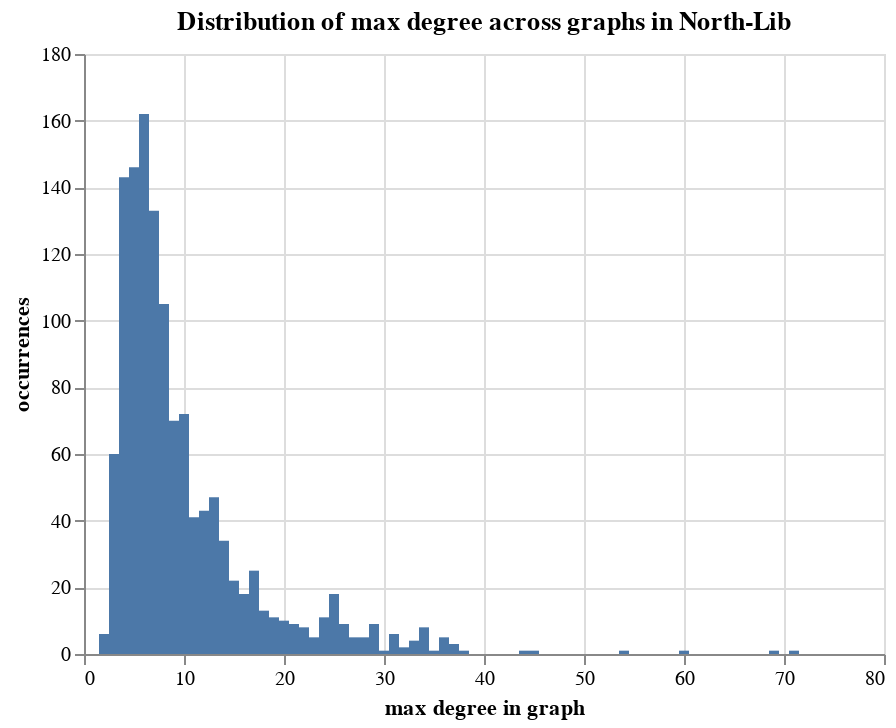

Notebook code for this chart:
### Code cell
avgdegrees = {}
for g in arrstats:
    curmax = 0
    for deg in g['degree']:
        if deg[1] > curmax:
            curmax = deg[1]
    if curmax not in avgdegrees:
        avgdegrees[curmax] = 1
    else: avgdegrees[curmax] += 1

source = pd.DataFrame({
    'max degree in graph': list(avgdegrees.keys()),
    'occurrences': list(avgdegrees.values())
})

alt.Chart(source, title="Distribution of max degree across graphs in North-Lib").mark_bar().encode(
    x='max degree in graph',
    y='occurrences'
)

### Figure 1 — Vega-Lite specification as saved in the notebook (floating-point values rounded to 4 significant figures)
{"config": {"view": {"continuousWidth": 400, "continuousHeight": 300}}, "data": {"name": "data-6e7a943e744919b66d31e25434bedee1"}, "mark": "bar", "encoding": {"x": {"field": "max degree in graph", "type": "quantitative"}, "y": {"field": "occurrences", "type": "quantitative"}}, "title": "Distribution of max degree across graphs in North-Lib", "$schema": "https://vega.github.io/schema/vega-lite/v4.17.0.json", "datasets": {"data-6e7a943e744919b66d31e25434bedee1": [{"max degree in graph": 6, "occurrences": 162}, {"max degree in graph": 7, "occurrences": 133}, {"max degree in graph": 33, "occurrences": 4}, {"max degree in graph": 32, "occurrences": 2}, {"max degree in graph": 10, "occurrences": 72}, {"max degree in graph": 8, "occurrences": 105}, {"max degree in graph": 13, "occurrences": 47}, {"max degree in graph": 14, "occurrences": 34}, {"max degree in graph": 3, "occurrences": 60}, {"max degree in graph": 34, "occurrences": 8}, {"max degree in graph": 9, "occurrences": 70}, {"max degree in graph": 16, "occurrences": 18}, {"max degree in graph": 5, "occurrences": 146}, {"max degree in graph": 4, "occurrences": 143}, {"max degree in graph": 17, "occurrences": 25}, {"max degree in graph": 12, "occurrences": 43}, {"max degree in graph": 25, "occurrences": 18}, {"max degree in graph": 11, "occurrences": 41}, {"max degree in graph": 36, "occurrences": 5}, {"max degree in graph": 24, "occurrences": 11}, {"max degree in graph": 15, "occurrences": 22}, {"max degree in graph": 28, "occurrences": 5}, {"max degree in graph": 26, "occurrences": 9}, {"max degree in graph": 18, "occurrences": 13}, {"max degree in graph": 21, "occurrences": 9}, {"max degree in graph": 2, "occurrences": 6}, {"max degree in graph": 20, "occurrences": 10}, {"max degree in graph": 29, "occurrences": 9}, {"max degree in graph": 19, "occurrences": 11}, {"max degree in graph": 22, "occurrences": 8}, {"max degree in graph": 31, "occurrences": 6}, {"max degree in graph": 35, "occurrences": 1}, {"max degree in graph": 27, "occurrences": 5}, {"max degree in graph": 30, "occurrences": 1}, {"max degree in graph": 71, "occurrences": 1}, {"max degree in graph": 60, "occurrences": 1}, {"max degree in graph": 23, "occurrences": 5}, {"max degree in graph": 44, "occurrences": 1}, {"max degree in graph": 54, "occurrences": 1}, {"max degree in graph": 69, "occurrences": 1}, {"max degree in graph": 38, "occurrences": 1}, {"max degree in graph": 37, "occurrences": 3}, {"max degree in graph": 45, "occurrences": 1}]}}
